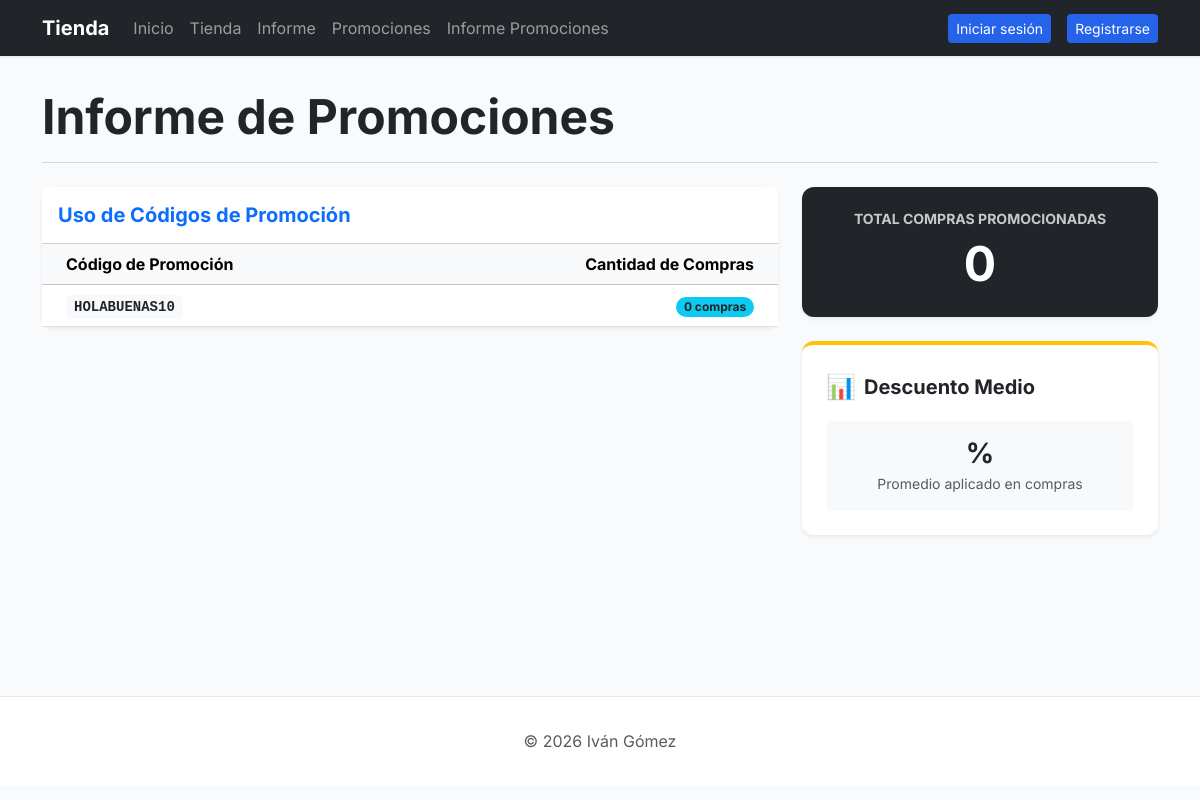
The app's page /tienda/admin/promociones/informes, older data.
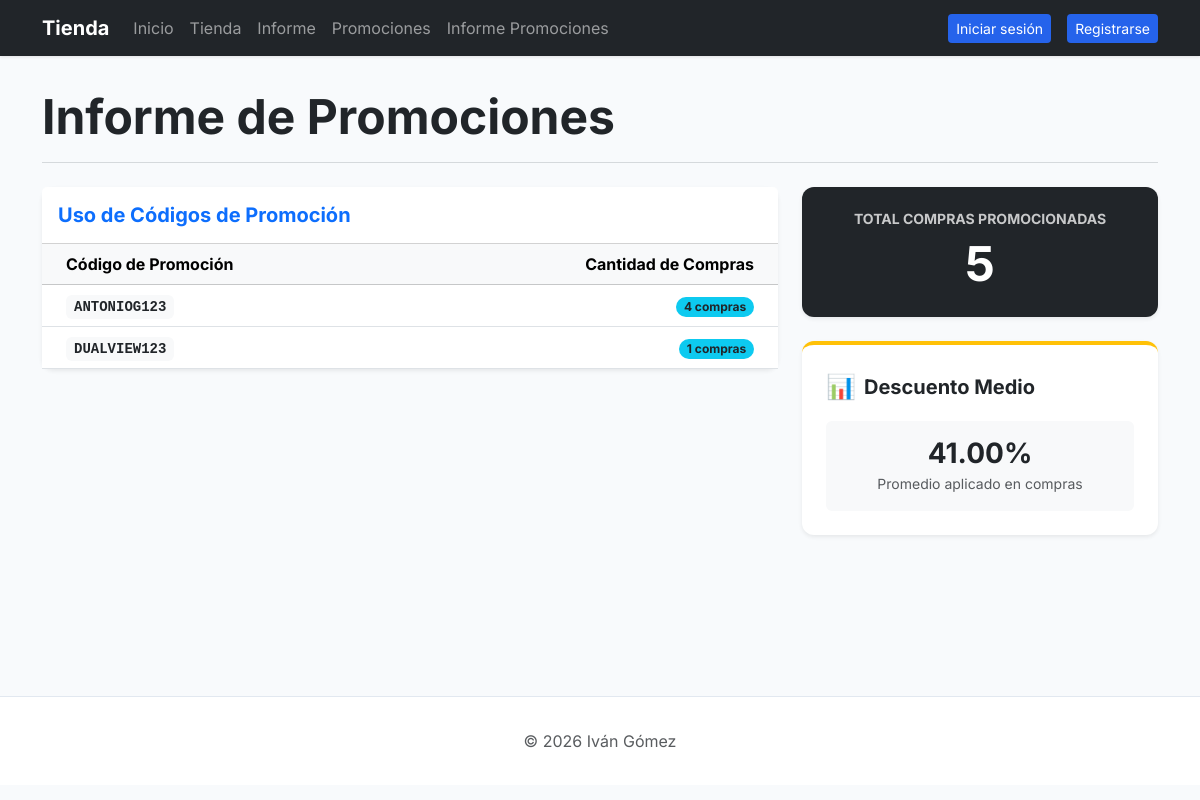
The same page, newer data.
### core/models.py (models this page shows, shortened)
class Promocion(models.Model):
    nombre = models.CharField(max_length=50)
    codigo = models.CharField(max_length=20, unique=True)
    descuento = models.IntegerField()
    fecha_inicio = models.DateField(auto_now_add=True)
    fecha_fin = models.DateField()

### core/views.py (the view)
# urls.py: path('tienda/admin/promociones/informes', ver_informe_promociones, name='informe_promociones')
def ver_informe_promociones(request):
    query = Promocion.objects.annotate(Count('compras'))
    total_promos = Promocion.objects.aggregate(Count('compras'))
    media_compras_promo = Promocion.objects.aggregate(Avg('compras__promocion__descuento'))
    return render(request, 'core/informe_promociones.html', {'promociones':query, 'total':total_promos, 'descuento_medio':media_compras_promo})

### core/templates/core/informe_promociones.html (shortened to what this page needs)
{% extends 'core/base.html' %}
{% block tittle_section %}Informe de Promociones{% endblock %}
{% block content %}
<div class="row g-4">
    <div class="col-lg-8">
        <div class="card shadow-sm border-0">
            <div class="card-header bg-white py-3">
                <h5 class="card-title mb-0 fw-bold text-primary">Uso de Códigos de Promoción</h5>
            </div>
            <div class="table-responsive">
                <table class="table table-hover align-middle mb-0">
                    <thead class="table-light">
                        <tr>
                            <th scope="col" class="ps-4">Código de Promoción</th>
                            <th scope="col" class="text-end pe-4">Cantidad de Compras</th>
                        </tr>
                    </thead>
                    <tbody>
                        {% for promocion in promociones %}
                        <tr>
                            <td class="ps-4">
                                <code class="fw-bold text-dark bg-light px-2 py-1 rounded">{{promocion.codigo}}</code>
                            </td>
                            <td class="text-end pe-4">
                                <span class="badge rounded-pill bg-info text-dark">
                                    {{promocion.compras__count}} compras
                                </span>
                            </td>
                        </tr>
                        {% endfor %}
                    </tbody>
                </table>
            </div>
        </div>
    </div>
    <div class="col-lg-4">
        <div class="card shadow-sm border-0 mb-4 bg-dark text-white">
            <div class="card-body p-4 text-center">
                <h6 class="text-uppercase opacity-75 small fw-bold mb-2">Total Compras Promocionadas</h6>
                <h2 class="display-5 fw-bold mb-0">{{total.compras__count}}</h2>
            </div>
        </div>
        <div class="card shadow-sm border-0 border-top border-warning border-4">
            <div class="card-body p-4">
                <div class="d-flex align-items-center mb-3">
                    <span class="fs-4 me-2">📊</span>
                    <h5 class="fw-bold mb-0">Descuento Medio</h5>
                </div>
                <div class="bg-light p-3 rounded text-center">
                    <h3 class="text-dark fw-bold mb-0">
                        {{descuento_medio.compras__promocion__descuento__avg|floatformat:2}}%
                    </h3>
                    <small class="text-muted">Promedio aplicado en compras</small>
                </div>
            </div>
        </div>
    </div>
</div>
{% endblock %}

Row changes from the older to the newer data that the page shows:
removed Promocion: codigo "HOLABUENAS10", compras__count "0"
added Promocion: codigo "ANTONIOG123", compras__count "4"
added Promocion: codigo "DUALVIEW123", compras__count "1"
Text that changed along with them:
{{ total.compras__count }}: "0" → "5"
{{ descuento_medio.compras__promocion__descuento__avg|floatformat:2 }}: (not shown) → "41.00"
